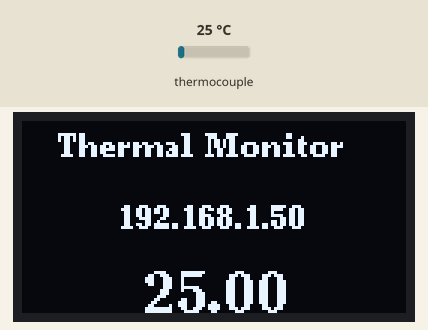
Recording of a sketch running on a simulated ESP32. Parts: 128×64 one-colour display. The inputs (shaded band) are chosen by the test bench; at power-on: thermocouple 25 °C. WiFi joins after 1.5 s; servers stay silent unless stated; what the sketch prints to the serial monitor is not drawn.

Above: at 3.1 s.
3.2 s: thermocouple set to 6 °C
At 4.2 s:
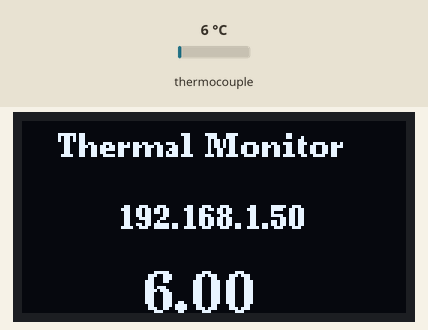
5.0 s: thermocouple set to 75 °C
At 6.9 s:
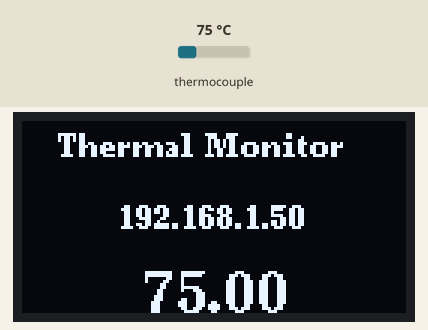
8.5 s: thermocouple set to 150 °C
At 9.2 s:
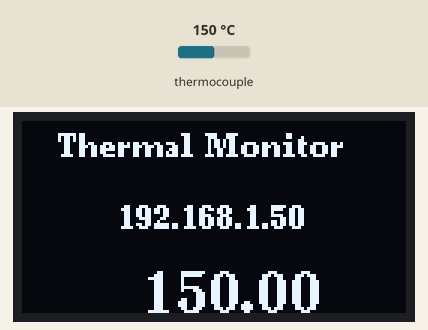
Timing chart, 0 to 11.5 s (numbered marks = the images above; inputs shaded):
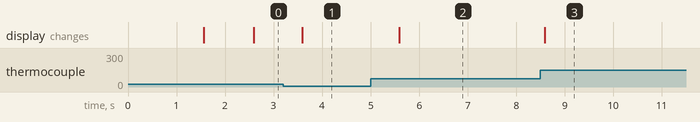

The sketch:

ESP32MAX6675.ino
```cpp
// (licence header left out)
#include <Arduino.h>
#include <WiFi.h>
#include <AsyncTCP.h>
#include <ESPAsyncWebServer.h>
#include <Thermocouple.h>
#include <MAX6675_Thermocouple.h>
#include "U8g2lib.h"


#ifdef U8X8_HAVE_HW_SPI
#include <SPI.h>
#endif
#ifdef U8X8_HAVE_HW_I2C
#include <Wire.h>
#endif

#define SCK_PIN 14  // D8, GPIO3
#define CS_PIN 	15  // D7, GPIO4
#define SO_PIN 	13  // D6, GPIO5

#define INTERVEL 	1000				// read MAX6675 every 10 seconds

float 			tempArray[10];			// store last 10 times temperature
int				  arrayIndex = 0;
bool			  firstTen = true;
bool			  abnormalValue = false;
float			  currentTemp, lastTemp, avgTemp;
float   		last10secTemp, deltaTemp;
unsigned long 	previousMillis = 0;    	// store last time of temperature reading
char 			      printBuf[64];			// a buffer for OLED and character transfer
IPAddress       ip;

const char* ssid = "WiFi SSID";	// Replace with your WiFi SSID & Password
const char* password = "Password";

// Create object for MAX6675
Thermocouple* thermocouple;

// Create object for SSD1315
U8G2_SSD1306_128X64_NONAME_F_SW_I2C u8g2(U8G2_R0, /* clock=*/ SCL, /* data=*/ SDA, /* reset=*/ U8X8_PIN_NONE);

// Create AsyncWebServer object on port 80
AsyncWebServer server(80);

// A function to average last 10 times of MAX6675 temperature reading
float averageTemp ( void ) {

	float avg = 0.0;

	for (int i=0; i<=10; i++){
		avg = avg + tempArray[i];
	}
	avg = avg/10;

	return avg;
}

// A function to makeup HTML, to show latest and delta temperatures
String makeup(const String& var) {

	String ptr = "  ";

	if(var == "TEMPERATURE") {
		ptr += String(avgTemp).c_str();
	}
	else if(var == "DELTATEMP"){
		ptr += String((deltaTemp*6)).c_str();
	}

	return ptr;
}

String SendHTML() {

	String ptr = "<!DOCTYPE html>";
	ptr += "<html>";
	ptr += "<head>";
	ptr +=   "<title>MAX6675 Thermal Monitor for Quest M3 coffee roaster</title>";
	ptr +=   "<meta name='viewport' content='width=device-width, initial-scale=1.0'>";
	ptr +=   "<link rel=\"stylesheet\" href=\"https://use.fontawesome.com/releases/v5.7.2/css/all.css\" ";
	ptr +=   "integrity=\"sha384-fnmOCqbTlWIlj8LyTjo7mOUStjsKC4pOpQbqyi7RrhN7udi9RwhKkMHpvLbHG9Sr\" crossorigin=\"anonymous\">";
	ptr += "<style>";
    ptr +=   "html {";
    ptr +=     "font-family: Arial;";
    ptr +=     "display: inline-block;";
    ptr +=     "margin: 0px auto;";
    ptr +=     "text-align: center;";
	ptr +=     "}";
    ptr +=   "h2 { font-size: 3.0rem; }";
    ptr +=   "p { font-size: 3.0rem; }";
    ptr +=   ".units { font-size: 1.2rem; }";
    ptr +=   ".dht-labels{";
    ptr +=     "font-size: 2.0rem;";
    ptr +=     "vertical-align:middle;";
    ptr +=     "padding-bottom: 15px;";
	ptr +=     "}";
    ptr += "</style>";
	ptr += "</head>";

	ptr += "<body>";
	ptr += "<h2>MAX6675 Thermal Monitor</h2>";
	ptr += "<p>";
	ptr +=   "<span class=\"dht-labels\"> Temperature </span>";
	ptr += "</p>";
	ptr += "<p>";
	ptr +=   "<i class=\"fas fa-thermometer-half\" style=\"color:#059e8a;\"></i>";
	ptr +=   "<span id=\"temperature\">  ";
	ptr +=   String(avgTemp).c_str();
	ptr +=   "</span>";
	ptr +=   "<sup class=\"units\">&deg;C</sup>";
	ptr += "</p>";
	ptr += "<p>";
	ptr +=   "<span class=\"dht-labels\">Delta Temperature </span>";
	ptr += "</p>";
	ptr += "<p>";
	ptr +=   "<i class=\"fas fa-exclamation-triangle\" style=\"color:#00add6;\"></i>";
	ptr +=   "<span id=\"delta-temperature\">  ";
	ptr +=   String((deltaTemp*6)).c_str();
	ptr +=   "</span>";
	ptr +=   "<sup class=\"units\">&deg;C</sup>";
	ptr += "</p>";
	ptr += "</body>";

    ptr += "<script>";
    ptr += "setInterval(function ( ) {";
    ptr +=   "var xhttp = new XMLHttpRequest();";
    ptr +=   "xhttp.onreadystatechange = function() {";
    ptr +=     "if (this.readyState == 4 && this.status == 200) {";
    ptr +=       "document.getElementById(\"temperature\").innerHTML = this.responseText;";
	ptr +=     "}";
	ptr +=   "};";
    ptr +=   "xhttp.open(\"GET\", \"/temperature\", true);";
	ptr +=   "xhttp.send();";
    ptr +=   "}, 10000 );";
    ptr +="</script>";

    ptr += "<script>";
    ptr += "setInterval(function ( ) {";
    ptr +=   "var xhttp = new XMLHttpRequest();";
    ptr +=   "xhttp.onreadystatechange = function() {";
    ptr +=     "if (this.readyState == 4 && this.status == 200) {";
    ptr +=       "document.getElementById(\"delta-temperature\").innerHTML = this.responseText;";
  	ptr +=     "}";
   	ptr +=   "};";
    ptr +=   "xhttp.open(\"GET\", \"/delta-temperature\", true);";
   	ptr +=   "xhttp.send();";
    ptr +=   "}, 10000 );";
    ptr +="</script>";
    ptr +="</html>\n";
    return ptr;
}

void setup() {

	// Initial variables
	last10secTemp = deltaTemp = 0;
	currentTemp = lastTemp = avgTemp = 0;

	Serial.begin(115200);
	Serial.println("MAX6675 Thermal Monitor v0.01");

	// Start WiFi
	Serial.print("WiFi is connecting to \"");
	Serial.print(ssid);
	Serial.println("\"");
	WiFi.begin(ssid, password);

	// Create object for MAX6675
	thermocouple = new MAX6675_Thermocouple(SCK_PIN, CS_PIN, SO_PIN);

	// Start SSD1315 OLED Display
	u8g2.begin();

	// Check WiFi status
	while (WiFi.status() != WL_CONNECTED) {
		delay(100);
		Serial.print(".");
	}

	// Print local IP address
	Serial.println("");
	Serial.print("WiFi connected and IP Address: ");
    ip = WiFi.localIP();
	Serial.println(ip);

	u8g2.clearBuffer();                   		// clear display the internal memory
	u8g2.setFont(u8g2_font_ncenB08_tr);   		// choose font
    u8g2.drawStr(12, 12, "Thermal Monitor");    // write string to buffer
    memset(printBuf, 0, sizeof(printBuf));
	sprintf(printBuf, "%u.%u.%u.%u", ip[0], ip[1], ip[2], ip[3]);
    u8g2.drawStr(32, 36, printBuf);
    u8g2.sendBuffer();                    		// transfer buffer string to display internal memory to show-up

	// Define WebServer Handles
    server.on("/", HTTP_GET, [](AsyncWebServerRequest *request) {
    	Serial.println("Web root");
    	request->send(200, "text/html", SendHTML());
    });

    server.on("/temperature", HTTP_GET, [](AsyncWebServerRequest *request) {
    	Serial.print(" Web Temperature Update :");
    	Serial.print(avgTemp);
    	Serial.print(", ");
    	request->send(200, "text/plain", makeup("TEMPERATURE"));
    });

    server.on("/delta-temperature", HTTP_GET, [](AsyncWebServerRequest *request) {
        Serial.print("Web Delta Temperature Update :");
        Serial.print((deltaTemp*6));
        Serial.print(", ");
        request->send(200, "text/plain", makeup("DELTATEMP"));
    });

	server.onNotFound([](AsyncWebServerRequest *request) {
    	request->send(404, "text/plain", "Not found");
    });

    // start WebServer
    server.begin();
    Serial.println("Start WebServer");

    previousMillis = millis();					// store current time as previousMillis
}

void loop() {

	unsigned long currentMillis = millis();		// get current time

	// For the MAX6675 to update, 250ms delay is AT LEAST !
	// Here, we set 1000ms (1 second) to reading per time
	if ( currentMillis - previousMillis >= INTERVEL ) {
	    // means 1 second pass, read new temperature
	    previousMillis = currentMillis;

	    if ( !firstTen ) {
	    	currentTemp = thermocouple->readCelsius();
	    	avgTemp = averageTemp();
	    	// 進豆溫降會大於10度C
	    	// 所以只過濾異常溫升放掉溫降
	    	if (currentTemp < (lastTemp + 10)) {
	    		// compare with last temperature
	    		tempArray[arrayIndex] = lastTemp = currentTemp;
	    	}
	    	else {
	    		// set abnormal flag
	    		abnormalValue = true;
	    		// print *.* instead of abnormal value
	    		Serial.print(" *.*");
	    	}
	    }
	    else {
	    	// just read current temperature in "first 10" reading
	    	tempArray[arrayIndex] = lastTemp = thermocouple->readCelsius();
	    }

	    if ( !abnormalValue ) {
	    	// Normal temperature will into this loop
	    	memset(printBuf, 0, sizeof(printBuf));
	    	if ( firstTen ) {
	    		// in "first 10", print tempArray value directly
	    		snprintf(printBuf, sizeof(printBuf)-1, "%3.2f", tempArray[arrayIndex]);
	    	}
	    	else {
	    		// do an average, if not "first 10"
	    		avgTemp = averageTemp();
	    		snprintf(printBuf, sizeof(printBuf)-1, "%3.2f", avgTemp);
	    	}

	    	// print MAX6675 reading value on serial monitor
	    	if (arrayIndex == 0) {
	    		Serial.println(" ");
	    		Serial.print("Temperature: ");
	    	}
	    	Serial.print(" ");
	    	Serial.print(tempArray[arrayIndex]);
	    	arrayIndex++;

	    	// update temperature on OLED Display
	    	u8g2.clearBuffer();
	    	u8g2.setFont(u8g2_font_ncenB14_tr);
	    	u8g2.drawStr(40, 64, printBuf);
            u8g2.setFont(u8g2_font_ncenB08_tr);
            u8g2.drawStr(12, 12, "Thermal Monitor");
            memset(printBuf, 0, sizeof(printBuf));
	        sprintf(printBuf, "%u.%u.%u.%u", ip[0], ip[1], ip[2], ip[3]);
            u8g2.drawStr(32, 36, printBuf);
	    	u8g2.sendBuffer();

	    	if ( arrayIndex >= 10 ) {
	    		// force change index to 0
	    		arrayIndex = 0;
	    		// 10 seconds pass, update delta temperature in 10 seconds
	    		deltaTemp = avgTemp - last10secTemp;
	    		// avoid "zero" operation
	    		if (deltaTemp == 0.0)
	    			deltaTemp = 0.01;
	    		// update last 10 seconds temperature
	    		last10secTemp = avgTemp;

	    		// print average and delta temperature on serial monitor
	    		Serial.print("  Avg: ");
	    		Serial.print( avgTemp );
	    		// print delta temperature in 1 minute
	    		Serial.print("  Delta: ");
		    	Serial.print( deltaTemp*6 );

	    		if ( firstTen ) {
	    			// assign first average temperature
	    			last10secTemp = averageTemp();
	    			firstTen = false;
	    		}
	    	}
	    }
	    else {
	    	// After bypass abnormal value, reset flag here
	    	abnormalValue = false;
	    }
	}
}
```

Measured:
- after the input at 3.2 s, the display: changes after 0.39 s (image 1)
- after the input at 5.0 s, the display: changes after 0.59 s (image 2)
